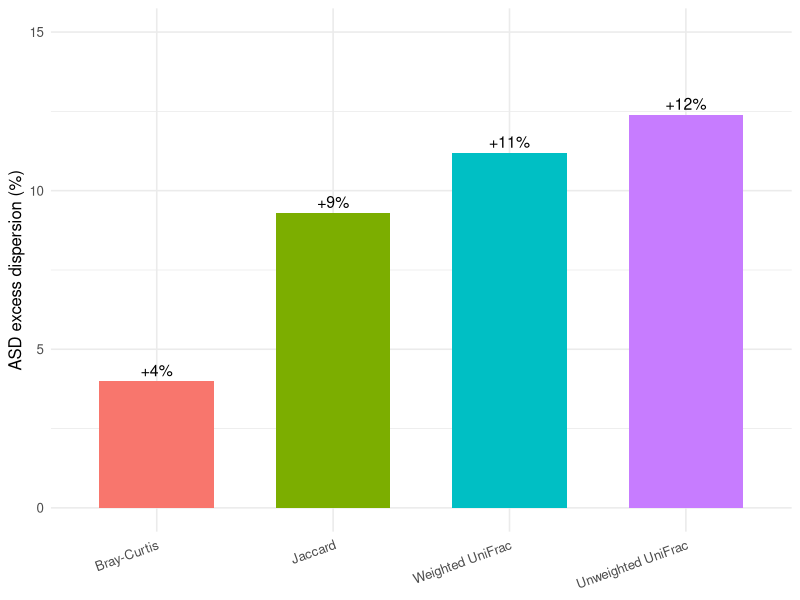
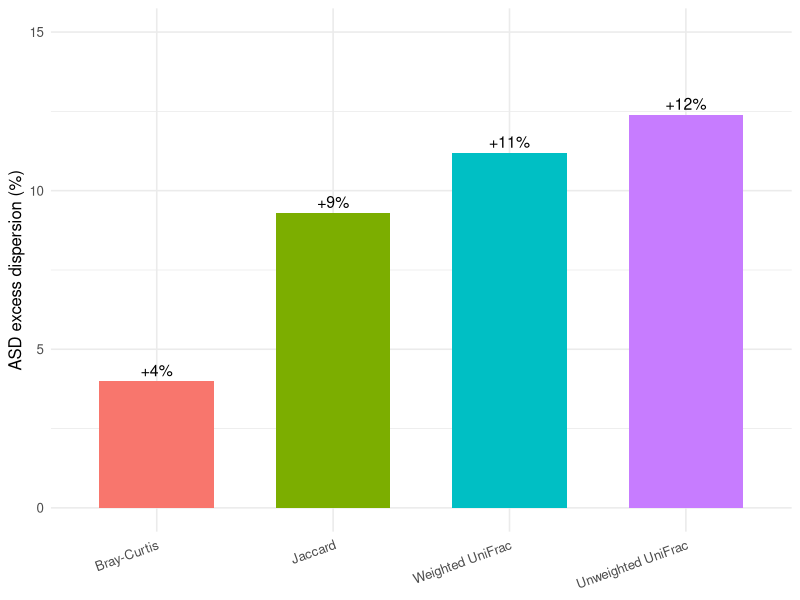

Recreate these plots in R, in order.
library(ggplot2)
d <- data.frame(metric=factor(c("Bray-Curtis","Jaccard","Unweighted UniFrac","Weighted UniFrac"),
  levels=c("Bray-Curtis","Jaccard","Weighted UniFrac","Unweighted UniFrac")), pct=c(4.0,9.3,12.4,11.2))
ggplot(d, aes(metric,pct,fill=metric)) + geom_col(width=0.65) +
  geom_text(aes(label=sprintf("+%.0f%%",pct)),vjust=-0.4,size=4) +
  labs(y="ASD excess dispersion (%)", x=NULL) + coord_cartesian(ylim=c(0,15)) +
  theme_minimal(base_size=12) + theme(legend.position="none",axis.text.x=element_text(angle=20,hjust=1))
ggsave("fig4_dispersion.png", width=6, height=4, dpi=300)
